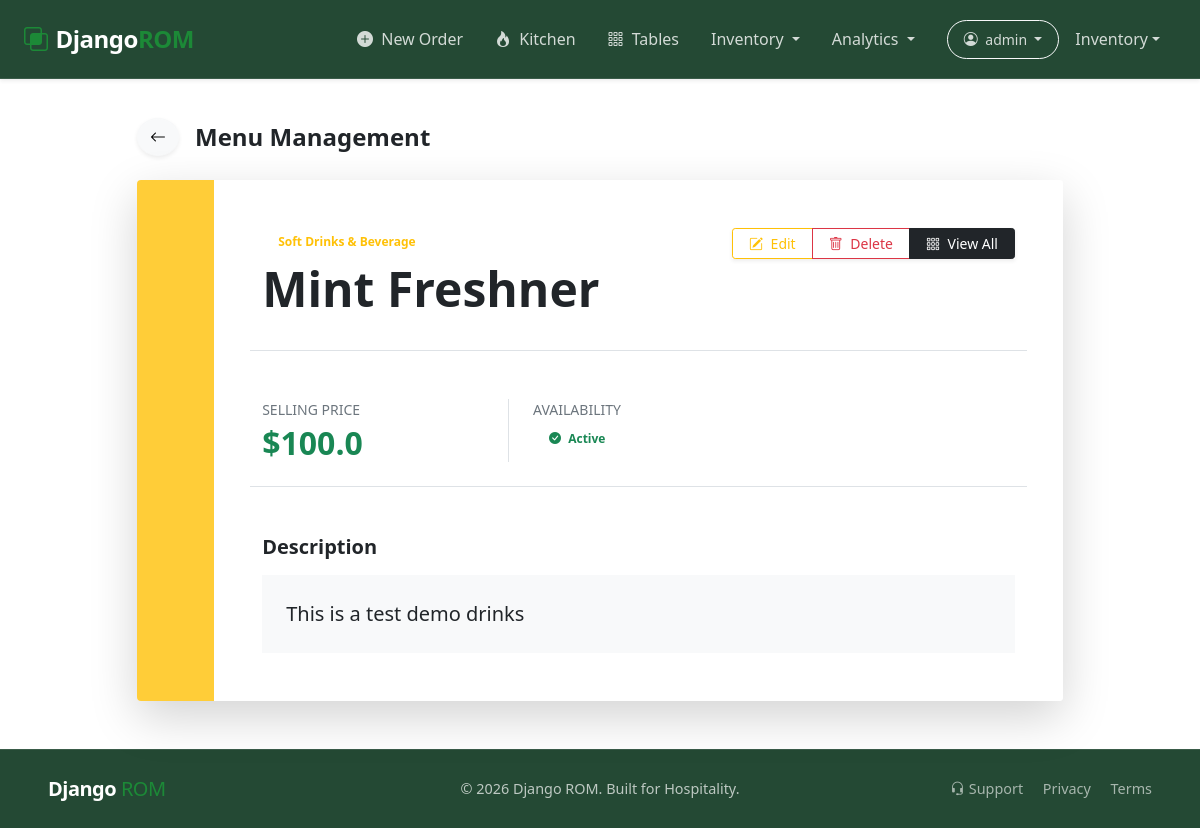
The page /app-restaurant/menu/detail/2/ (signed in) on the database as committed earlier.
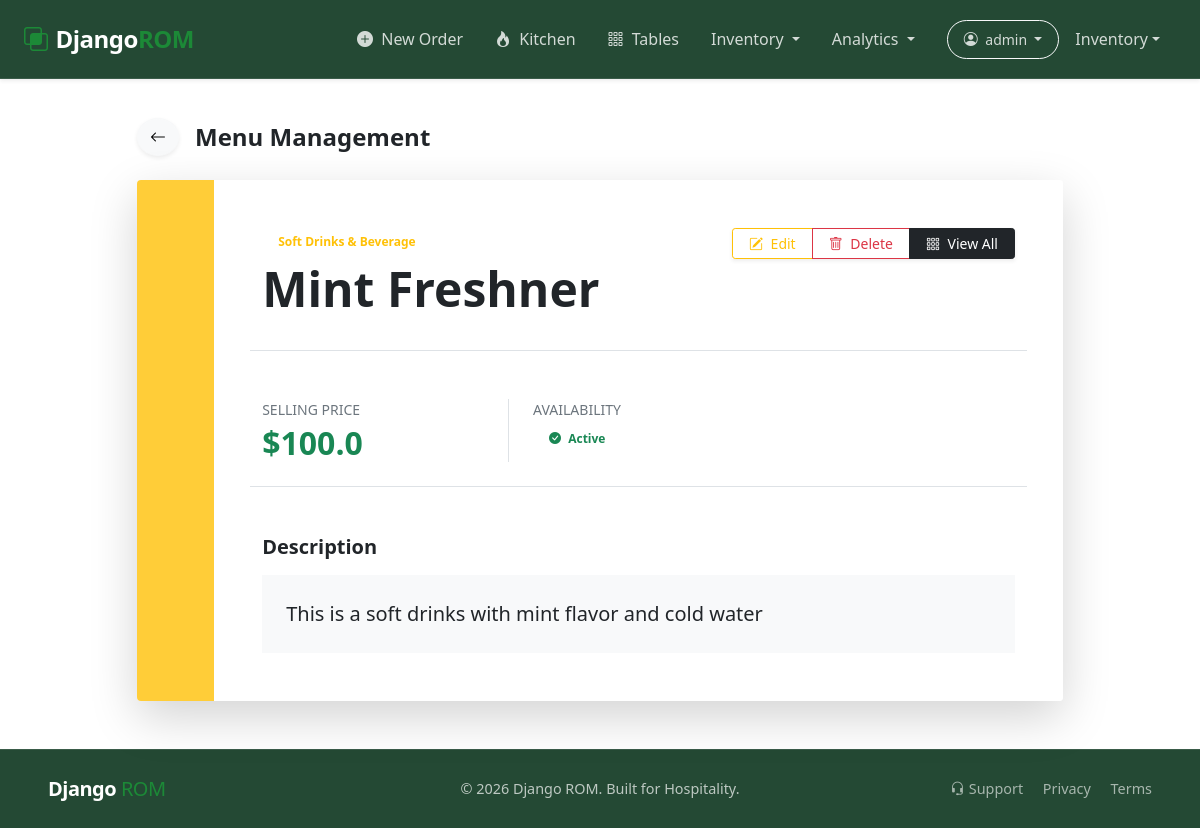
The same page on the database as committed later.
### app_restaurant/models.py (models this page shows, shortened)
class Menu(models.Model):
    menu_title = models.CharField(max_length=200, null=False, blank=False)
    menu_price = models.FloatField(null=False, blank=False)
    menu_category = models.ForeignKey(Category,
                                      max_length=100,
                                        null=False,
                                        blank=False,
                                        on_delete=models.CASCADE)
    menu_description = models.TextField(null=True, blank=True)
    menu_image = models.ImageField(upload_to='menu_images/',
                                   null=True, blank=True)
    menu_status = models.BooleanField(default=True)
    stock_quantity = models.IntegerField(default=0)
    is_available = models.BooleanField(default=True)
    created_at = models.DateTimeField(default=timezone.now())

class Category(models.Model):
    category_name = models.CharField(max_length=100,
                                     null=False, blank=False)
    category_status = models.BooleanField(default=True)
    created_at = models.DateTimeField(default=timezone.now())

### app_restaurant/views.py (the view)
# urls.py: path('menu/detail/<int:pk>/', menu_detail, name='menu.detail'),
@login_required(login_url='login')
def menu_detail(request, pk):
    menu_data = Menu.objects.get(id=pk)
    context = {
        'data': menu_data
    }
    return render(request, "menu_detail.html", context)

### app_restaurant/templates/menu_detail.html (shortened to what this page needs)
{% extends 'base.html' %}
{% load static %}
{% block content %}
<section class="container py-5">
    <div class="row justify-content-center">
        <div class="col-lg-10">
            <div class="d-flex align-items-center mb-4">
                <a href="{% url 'menu.list' %}" class="btn btn-light rounded-circle me-3 shadow-sm">
                    <i class="bi bi-arrow-left"></i>
                </a>
                <h4 class="fw-bold mb-0">Menu Management</h4>
            </div>
            <div class="card border-0 shadow-lg overflow-hidden rounded-4">
                <div class="row g-0">
                    <div class="col-md-1 bg-warning d-none d-md-block" style="opacity: 0.8;"></div>
                    <div class="col-md-11 p-5 bg-white">
                        <div class="d-flex justify-content-between align-items-start mb-4">
                            <div>
                                <span class="badge bg-warning-soft text-warning rounded-pill mb-2 px-3">
                                    {{ data.menu_category.category_name }}
                                </span>
                                <h1 class="fw-bold display-5">{{ data.menu_title }}</h1>
                            </div>
                            <div class="btn-group shadow-sm">
                                <a href="{% url 'menu.edit' pk=data.id %}" class="btn btn-outline-warning btn-sm px-3">
                                    <i class="bi bi-pencil-square me-1"></i> Edit
                                </a>
                                <button type="button" class="btn btn-outline-danger btn-sm px-3" data-bs-toggle="modal" data-bs-target="#deleteModal">
                                    <i class="bi bi-trash me-1"></i> Delete
                                </button>
                                <a href="{% url 'menu.list' %}" class="btn btn-dark btn-sm px-3">
                                    <i class="bi bi-grid-3x3-gap me-1"></i> View All
                                </a>
                            </div>
                        </div>
                        <div class="row g-4 mt-2 py-4 border-top border-bottom">
                            <div class="col-md-4 border-end">
                                <p class="text-muted small text-uppercase mb-1">Selling Price</p>
                                <h2 class="text-success fw-bold mb-0">${{ data.menu_price }}</h2>
                            </div>
                            <div class="col-md-8 ps-md-4">
                                <p class="text-muted small text-uppercase mb-1">Availability</p>
                                <span class="badge bg-success-soft text-success rounded-pill px-3 py-2">
                                    <i class="bi bi-check-circle-fill me-1"></i> Active
                                </span>
                            </div>
                        </div>
                        <div class="mt-5">
                            <h5 class="fw-bold mb-3">Description</h5>
                            <div class="p-4 bg-light rounded-4">
                                <p class="text-dark lead mb-0">{{ data.menu_description|default:"No description provided." }}</p>
                            </div>
                        </div>
                    </div>
                </div>
            </div>
        </div>
    </div>
</section>
{% endblock %}

Rows that differ between the two databases and show on the page:
changed Menu "Mint Freshner": menu_description "This is a test demo drinks" → "This is a soft drinks with mint flavor and cold water"
